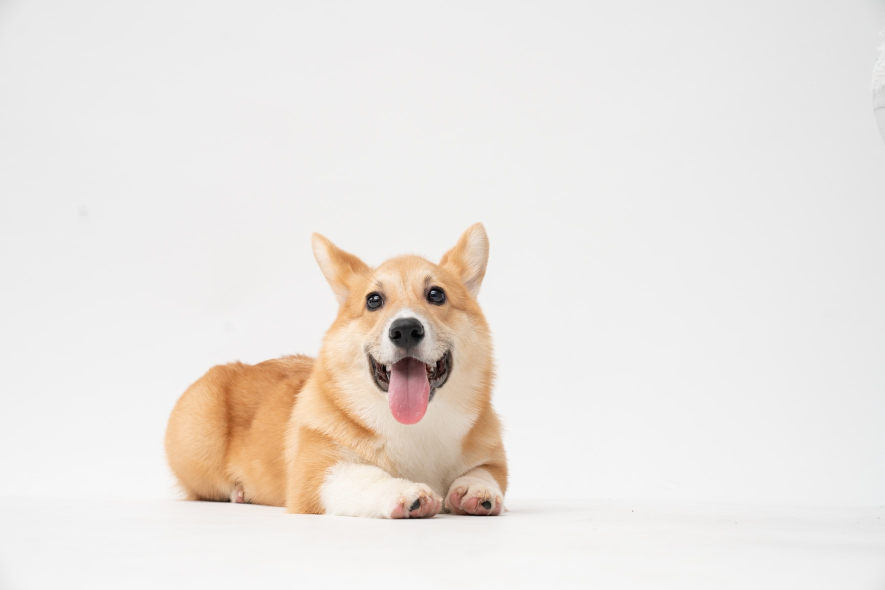
#> input picture image.jpg, 1770 x 1180 px (shown at 1/2 size)
$ python main.py
#> lines starting #> are read from the running program, lines starting #| are printed output that depends on the picture
#> the answer given: image.jpg
#> further down, img is the input picture: PIL image 1770x1180 RGB; mean R, G, B 235.3, 230.3, 226
### filter.py
from pkgutil import get_data
from PIL import Image


def filter(img,
           rgb_r, rgb_g, rgb_b):
    """ Returns manipulated image given parameters.

    :param img: Image to work on.
    :param rgb_r: RGB value of red.
    :param rgb_g: RGB value of green.
    :param rgb_b: RGB value of blue.

    """
#> called with rgb_r = 144, rgb_g = 234, rgb_b = 122
    # Sizes
    width, height = img.size
#> width = 1770; height = 1180

    # Get pixel data
    get_pixels = img.getdata()
    pixels = []

    # Append data to pixel list
    for i in get_pixels:
        pixels.append(i)
#> this loop made 2088600 passes
#> i on passes 1 to 3: (217, 217, 217), (217, 217, 217), (218, 218, 218)
#> after the loop, pixels = 2088600 items

    pixel_location = 0

    while pixel_location < len(pixels):
        p = pixels[pixel_location]

        # Location in p-tuple
        r, g, b = p[0], p[1], p[2]

        # Update with absoloute value difference
        r = abs(r - rgb_r)
        g = abs(g - rgb_g)
        b = abs(b - rgb_b)

        pixels[pixel_location] = (r, g, b)
        pixel_location += 1
#> this loop made 2088600 passes
#> (p, r, g, b) on passes 1 to 3: ((217, 217, 217), 73, 17, 95), ((217, 217, 217), 73, 17, 95), ((218, 218, 218), 74, 16, 96)
#> after the loop, pixel_location = 2088600

    new_image = Image.new("RGB", size=(width, height))
#> new_image: PIL image 1770x1180 RGB; every value is 0
    new_image.putdata(pixels)
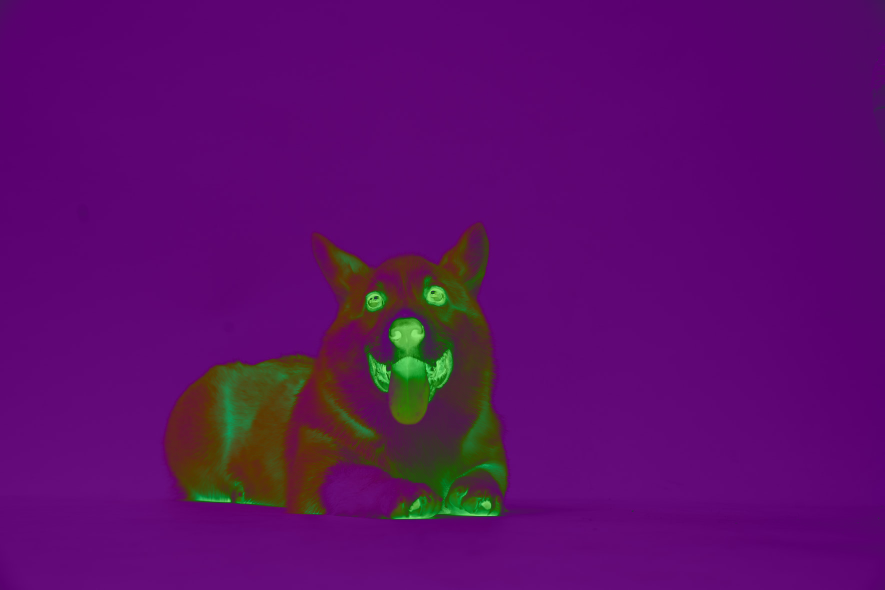
#> new_image: PIL image 1770x1180 RGB (shown at 1/2 size); mean R, G, B 92.3, 12.1, 106.4

    return new_image

### main.py
# Modules
from datetime import datetime
from PIL import Image
import filter as filter

# Time duration
start = datetime.now()

# Import image
print("Please enter the image file (e.g. image.png)")

# Open image
while True:
    path = input("File name: ")
    try:
        img = Image.open(path)
        break
    except FileNotFoundError:
        print(f"File '{path}' was not found")
    except NameError:
        print(f"Name '{path}' is not found")

# Current fitlering: grayscale conversion
img = filter.filter(img=img,
                    rgb_r=144,
                    rgb_g=234,
                    rgb_b=122)


# Save image
img.save("new_image.jpg")

end = datetime.now()

# Output
print(f"Image {img} created")
#| Image <PIL.Image.Image image mode=RGB size=1770x1180 at 0x7FE619E6F5D0> created
print(f"Process duration: {end-start}")
